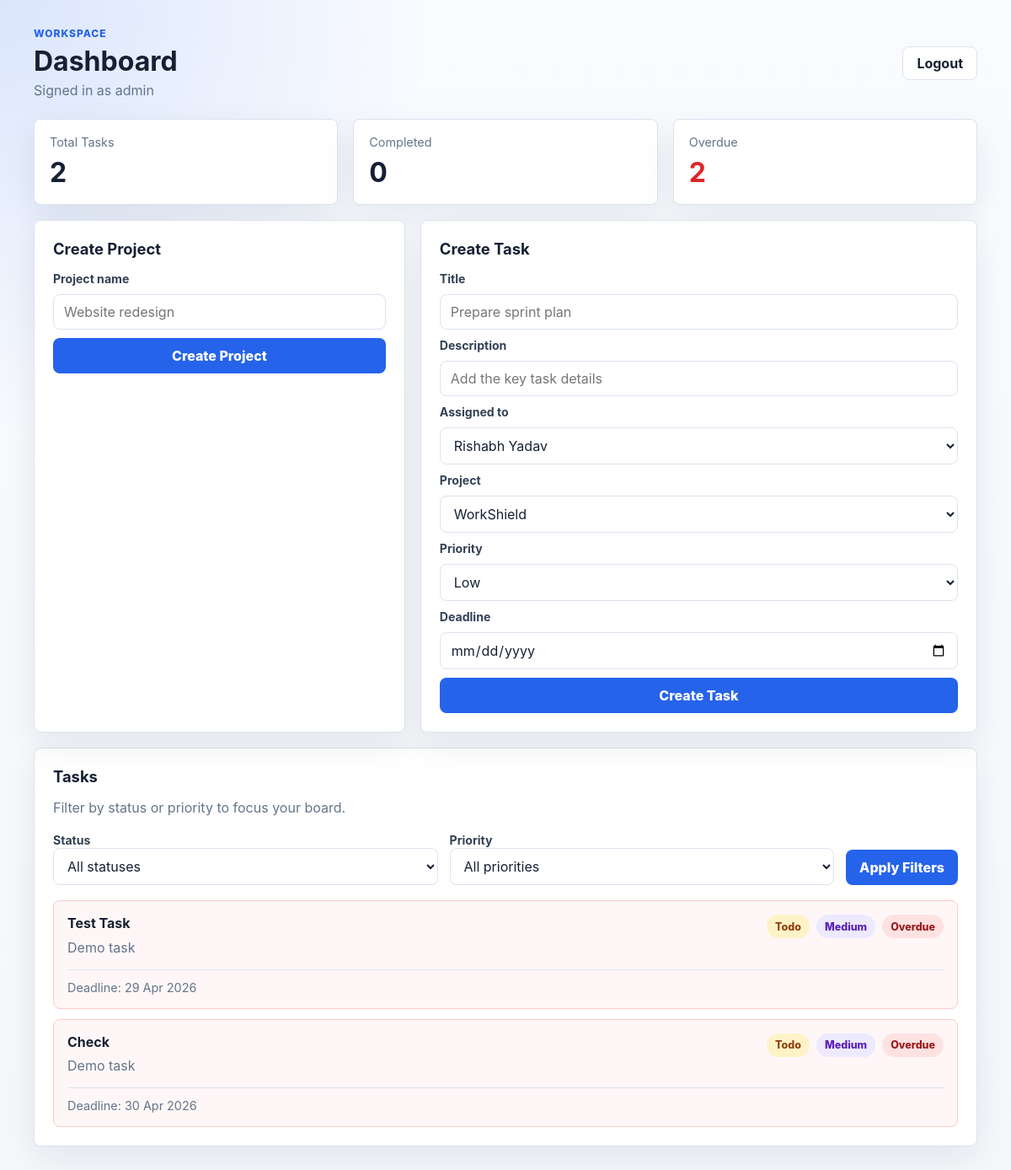
Page /dashboard (signed in) on the committed database.
### models.py (models this page shows)
class User(db.Model):
    id = db.Column(db.Integer, primary_key=True)
    name = db.Column(db.String(100))
    email = db.Column(db.String(100), unique=True)
    password = db.Column(db.String(200))
    role = db.Column(db.String(10))

class Task(db.Model):
    id = db.Column(db.Integer, primary_key=True)
    title = db.Column(db.String(100))
    description = db.Column(db.Text)
    status = db.Column(db.String(20))
    priority = db.Column(db.String(20), default="Medium")
    assigned_to = db.Column(db.Integer)
    project_id = db.Column(db.Integer)
    deadline = db.Column(db.DateTime)

### app.py (the view)
@app.route('/dashboard')
def dashboard():
    if 'user_id' not in session:
        return redirect('/')
    user_id = session['user_id']
    role = session['role']
    status_filter = request.args.get('status', 'All')
    priority_filter = request.args.get('priority', 'All')
    if role == 'admin':
        task_query = Task.query
        projects = Project.query.all()
    else:
        task_query = Task.query.filter_by(assigned_to=user_id)
        projects = Project.query.all()
    if status_filter in STATUSES:
        task_query = task_query.filter_by(status=status_filter)
    if priority_filter in PRIORITIES:
        task_query = task_query.filter_by(priority=priority_filter)
    tasks = task_query.all()
    users = User.query.all()
    total = len(tasks)
    completed = len([t for t in tasks if t.status == 'Done'])
    overdue = len([t for t in tasks if t.deadline and t.deadline < datetime.utcnow()])
    return render_template('dashboard.html',
                           tasks=tasks,
                           users=users,
                           projects=projects,
                           total=total,
                           completed=completed,
                           overdue=overdue,
                           role=role,
                           statuses=STATUSES,
                           priorities=PRIORITIES,
                           status_filter=status_filter,
                           priority_filter=priority_filter,
                           now=datetime.utcnow())

### templates/dashboard.html (shortened to what this page needs)
<!DOCTYPE html>
<html lang="en">
<head>
    <link rel="stylesheet" href="/static/style.css">
</head>
<body>
<main class="app-shell">
    <header class="topbar">
        <div>
            <p class="eyebrow">Workspace</p>
            <h1>Dashboard</h1>
            <p class="muted">Signed in as {{ role }}</p>
        </div>
        <a class="logout-link" href="/logout">Logout</a>
    </header>
    <section class="summary-grid">
        <article class="summary-card">
            <span>Total Tasks</span>
            <strong>{{ total }}</strong>
        </article>
        <article class="summary-card">
            <span>Completed</span>
            <strong>{{ completed }}</strong>
        </article>
        <article class="summary-card danger">
            <span>Overdue</span>
            <strong>{{ overdue }}</strong>
        </article>
    </section>
    {% if role == 'admin' %}
    <section class="workspace-grid">
        <div class="panel">
            <h2>Create Project</h2>
            <form method="POST" action="/create_project" class="form-stack">
                <label for="project-name">Project name</label>
                <input id="project-name" name="name" placeholder="Website redesign" required>
                <button>Create Project</button>
            </form>
        </div>
        <div class="panel">
            <h2>Create Task</h2>
            <form method="POST" action="/create_task" class="form-stack">
                <label for="task-title">Title</label>
                <input id="task-title" name="title" placeholder="Prepare sprint plan" required>
                <label for="task-description">Description</label>
                <input id="task-description" name="description" placeholder="Add the key task details" required>
                <label for="assigned-to">Assigned to</label>
                <select id="assigned-to" name="assigned_to" required>
                    {% for user in users %}
                    <option value="{{ user.id }}">{{ user.name }}</option>
                    {% endfor %}
                </select>
                <label for="project-id">Project</label>
                <select id="project-id" name="project_id" required>
                    {% for project in projects %}
                    <option value="{{ project.id }}">{{ project.name }}</option>
                    {% endfor %}
                </select>
                <label for="priority">Priority</label>
                <select id="priority" name="priority" required>
                    {% for priority in priorities %}
                    <option value="{{ priority }}">{{ priority }}</option>
                    {% endfor %}
                </select>
                <label for="deadline">Deadline</label>
                <input id="deadline" type="date" name="deadline">
                <button>Create Task</button>
            </form>
        </div>
    </section>
    {% endif %}
    <section class="panel tasks-panel">
        <div class="section-heading">
            <div>
                <h2>Tasks</h2>
                <p class="muted">Filter by status or priority to focus your board.</p>
            </div>
        </div>
        <form method="GET" action="/dashboard" class="filters">
            <div>
                <label for="status-filter">Status</label>
                <select id="status-filter" name="status">
                    <option value="All">All statuses</option>
                </select>
            </div>
            <div>
                <label for="priority-filter">Priority</label>
                <select id="priority-filter" name="priority">
                    <option value="All">All priorities</option>
                </select>
            </div>
            <button>Apply Filters</button>
        </form>
        <div class="task-list">
            {% for task in tasks %}
                {% set overdue_task = task.deadline and task.deadline < now and task.status != 'Done' %}
                <article class="task-card {% if overdue_task %}is-overdue{% endif %}">
                    <div class="task-main">
                        <div>
                            <h3>{{ task.title }}</h3>
                            <p>{{ task.description }}</p>
                        </div>
                        <div class="badge-row">
                            <span class="status-pill status-{{ task.status|lower|replace(' ', '-') }}">{{ task.status }}</span>
                            <span class="priority-pill priority-{{ task.priority|default('Medium')|lower }}">{{ task.priority|default('Medium') }}</span>
                            {% if overdue_task %}
                            <span class="overdue-pill">Overdue</span>
                            {% endif %}
                        </div>
                    </div>
                    <div class="task-meta">
                        <span>Deadline: {{ task.deadline.strftime('%d %b %Y') if task.deadline else 'No deadline' }}</span>
                    </div>
                </article>
            {% else %}
                <div class="empty-state">
                    <h3>No tasks found</h3>
                    <p>Try changing your filters or create a new task.</p>
                </div>
            {% endfor %}
        </div>
    </section>
</main>
</body>
</html>

### static/style.css (style rules this page uses)
:root { --bg: #f5f7fb; --surface: #ffffff; --surface-soft: #f8fafc; --text: #172033; --muted: #64748b; --border: #dbe3ef; --primary: #2563eb; --primary-dark: #1d4ed8; --success: #16a34a; --warning: #d97706; --danger: #dc2626; --shadow: 0 14px 40px rgba(15, 23, 42, 0.08); }
* { box-sizing: border-box; }
body { margin: 0; min-height: 100vh; font-family: "Inter", "Segoe UI", Arial, sans-serif; color: var(--text); background: radial-gradient(circle at top left, rgba(37, 99, 235, 0.14), transparent 32rem), linear-gradient(180deg, #f9fbff 0%, var(--bg) 100%); }
h1, h2, h3, p { margin-top: 0; }
h1 { margin-bottom: 0.35rem; font-size: 2rem; line-height: 1.15; }
h2 { margin-bottom: 1rem; font-size: 1.15rem; }
h3 { margin-bottom: 0.4rem; font-size: 1rem; }
a { color: var(--primary); text-decoration: none; }
.auth-shell, .app-shell { width: min(1120px, calc(100% - 32px)); margin: 0 auto; }
.auth-grid, .workspace-grid, .summary-grid { display: grid; gap: 18px; }
.workspace-grid { grid-template-columns: minmax(260px, 0.8fr) minmax(320px, 1.2fr); margin-bottom: 18px; }
.summary-grid { grid-template-columns: repeat(3, minmax(0, 1fr)); margin: 24px 0 18px; }
.app-shell { padding: 32px 0; }
.topbar, .section-heading, .task-main, .task-meta, .status-form, .filters { display: flex; gap: 14px; }
.topbar, .section-heading, .task-main, .task-meta { align-items: center; justify-content: space-between; }
.panel, .summary-card, .task-card, .empty-state { border: 1px solid var(--border); border-radius: 8px; background: var(--surface); box-shadow: var(--shadow); }
.panel { padding: 22px; }
.summary-card { padding: 18px; }
.summary-card span { display: block; margin-bottom: 8px; color: var(--muted); font-size: 0.9rem; }
.summary-card strong { font-size: 2rem; }
.summary-card.danger strong { color: var(--danger); }
.eyebrow { margin-bottom: 0.5rem; color: var(--primary); font-size: 0.75rem; font-weight: 800; letter-spacing: 0.08em; text-transform: uppercase; }
.muted { margin-bottom: 0; color: var(--muted); }
.logout-link { display: inline-flex; align-items: center; min-height: 40px; padding: 0 16px; border: 1px solid var(--border); border-radius: 8px; background: var(--surface); color: var(--text); font-weight: 700; }
.form-stack { display: grid; gap: 10px; }
label { color: #334155; font-size: 0.88rem; font-weight: 700; }
input, select { width: 100%; min-height: 42px; padding: 10px 12px; border: 1px solid var(--border); border-radius: 8px; background: var(--surface); color: var(--text); font: inherit; }
button { min-height: 42px; padding: 10px 16px; border: 0; border-radius: 8px; background: var(--primary); color: white; cursor: pointer; font: inherit; font-weight: 800; }
.filters { align-items: end; margin: 18px 0; }
.filters > div { flex: 1; }
.task-list { display: grid; gap: 12px; }
.task-card { padding: 16px; box-shadow: none; }
.task-card.is-overdue { border-color: #fecaca; background: #fff7f7; }
.task-main { align-items: flex-start; }
.task-main p { margin-bottom: 0; color: var(--muted); line-height: 1.5; }
.badge-row { display: flex; flex-wrap: wrap; justify-content: flex-end; gap: 8px; }
.status-pill, .priority-pill, .overdue-pill { display: inline-flex; align-items: center; min-height: 28px; padding: 5px 10px; border-radius: 999px; font-size: 0.78rem; font-weight: 800; white-space: nowrap; }
.status-todo { background: #fef3c7; color: #92400e; }
.priority-medium { background: #ede9fe; color: #5b21b6; }
.priority-high, .overdue-pill { background: #fee2e2; color: #991b1b; }
.task-meta { margin-top: 14px; padding-top: 12px; border-top: 1px solid var(--border); color: var(--muted); font-size: 0.9rem; }

### rows in the picture
User: role "admin"
Task: title "Test Task", description "Demo task", status "Todo", priority "Medium", deadline "29 Apr 2026"
Task: title "Check", description "Demo task", status "Todo", priority "Medium", deadline "30 Apr 2026"

### other values in the picture
{{ total }} "2"
{{ completed }} "0"
{{ overdue }} "2"
form field assigned_to "Rishabh Yadav"
form field project_id "WorkShield"
form field priority "Low"
